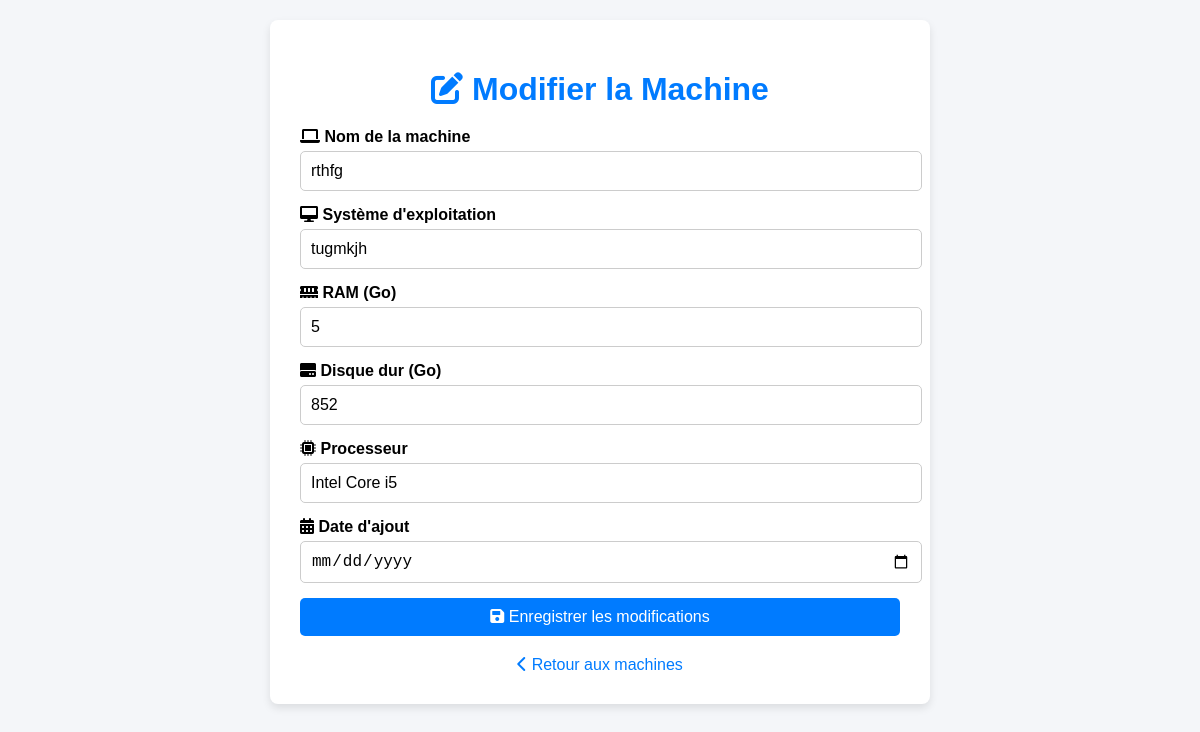
/php/edit_machine.php?id=43&idsalle=1 (signed in), run on the app's committed database.
### tables this page shows
CREATE TABLE `ordinateurs` (
  `id_ordinateur` int(11) NOT NULL,
  `id_salle` int(11) NOT NULL,
  `nom_ordi` varchar(255) NOT NULL,
  `Systeme_E` varchar(255) NOT NULL,
  `proces` varchar(255) NOT NULL,
  `Disque` int(11) NOT NULL,
  `ranger` int(11) NOT NULL DEFAULT 1,
  `ram` int(11) NOT NULL,
  `date_maint` date DEFAULT curdate()
);

### php/edit_machine.php (the view, shortened to what this page needs)
<?php
include '../Asset/traitement/login.php';
$id = $_GET['id'];
$sql = "SELECT * FROM ordinateurs WHERE id_ordinateur='$id'";
$result = mysqli_query($conn, $sql);
$machine = mysqli_fetch_assoc($result);
?>
<!DOCTYPE html>
<html lang="en">
<head>
    <link rel="stylesheet" href="https://cdnjs.cloudflare.com/ajax/libs/font-awesome/6.0.0-beta3/css/all.min.css">
</head>
<body  class="bg-gray-100 font-sans">
    <div class="container">
        <h1><i class="fas fa-edit"></i> Modifier la Machine</h1>
        <form action="edit_machine.php" method="post">
            <div class="form-group">
                <label for="nom_ordi"><i class="fas fa-laptop"></i> Nom de la machine</label>
                <input type="text" id="nom_ordi" name="nom_ordi" value="<?php echo htmlspecialchars($machine['nom_ordi']); ?>" required>
            </div>
            <div class="form-group">
                <label for="Systeme_E"><i class="fas fa-desktop"></i> Système d'exploitation</label>
                <input type="text" id="Systeme_E" name="Systeme_E" value="<?php echo htmlspecialchars($machine['Systeme_E']); ?>" required>
            </div>
            <div class="form-group">
                <label for="ram"><i class="fas fa-memory"></i> RAM (Go)</label>
                <input type="number" id="ram" name="ram" value="<?php echo htmlspecialchars($machine['ram']); ?>" required>
            </div>
            <div class="form-group">
                <label for="Disque"><i class="fas fa-hdd"></i> Disque dur (Go)</label>
                <input type="number" id="Disque" name="Disque" value="<?php echo htmlspecialchars($machine['Disque']); ?>" required>
            </div>
            <div class="form-group">
                <label for="proces"><i class="fas fa-microchip"></i> Processeur</label>
                <input type="text" id="proces" name="proces" value="<?php echo htmlspecialchars($machine['proces']); ?>" required>
            </div>
            <div class="form-group">
                <label for="date_ajout"><i class="fas fa-calendar-alt"></i> Date d'ajout</label>
                <input type="date" id="date_ajout" name="date_ajout" value="<?php echo htmlspecialchars($machine['date_ajout']); ?>" required>
            </div>
            <button type="submit"><i class="fas fa-save"></i> Enregistrer les modifications</button>
        </form>
        <div class="back-link">
            <a href="machines.php"><i class="fas fa-chevron-left"></i> Retour aux machines</a>
        </div>
    </div>
</body>
</html>

### php/edit_machine.php (style rules this page uses)
body { font-family: Arial, sans-serif; background-color: #f4f6f9; margin: 0; padding: 20px; }
.container { max-width: 600px; background: #fff; padding: 30px; margin: 0 auto; border-radius: 8px; box-shadow: 0 4px 8px rgba(0,0,0,0.1); }
h1 { text-align: center; color: #007bff; margin-bottom: 20px; }
form { display: flex; flex-direction: column; gap: 15px; }
.form-group { display: flex; flex-direction: column; }
.form-group label { font-weight: bold; margin-bottom: 5px; }
.form-group input { padding: 10px; border: 1px solid #ccc; border-radius: 5px; font-size: 1rem; width: 100%; }
button { padding: 10px; background: #007bff; border: none; color: white; border-radius: 5px; font-size: 1rem; cursor: pointer; }
.back-link { text-align: center; margin-top: 20px; }
.back-link a { text-decoration: none; color: #007bff; }

### data on the page
ordinateurs: nom_ordi "rthfg", Systeme_E "tugmkjh", ram "5", Disque "852", proces "Intel Core i5"
